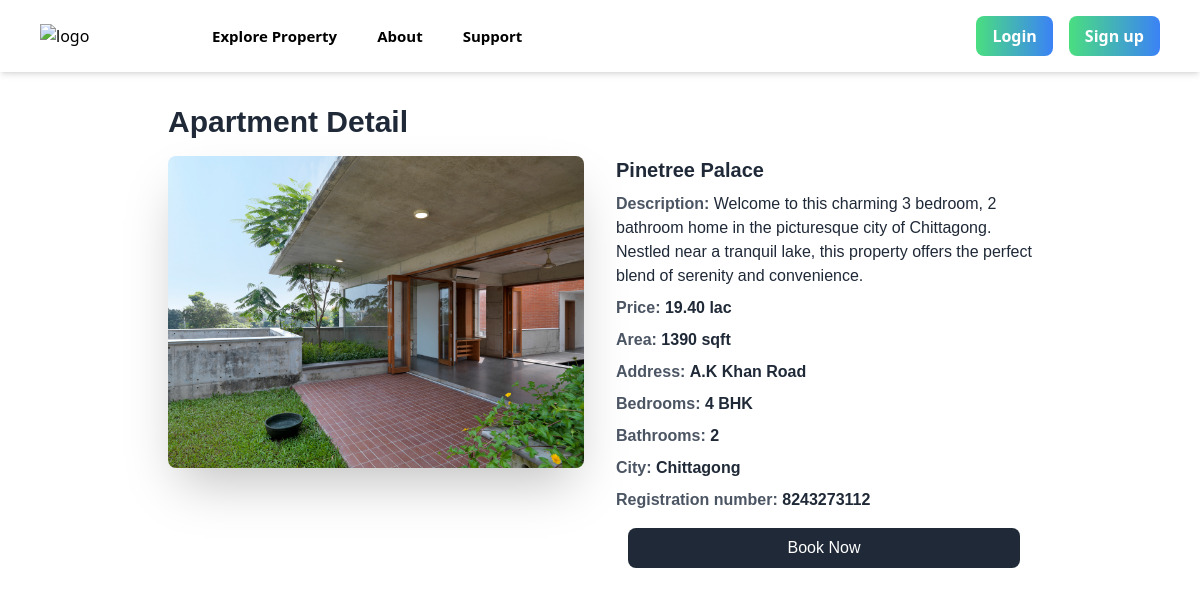
Page /apartment_detail/8/ on the committed database.
### propops/models.py (models this page shows, shortened)
class Apartment(models.Model):
    name = models.CharField(max_length=100)
    address = models.CharField(max_length=100)
    city = models.CharField(max_length=100)
    price = models.DecimalField(max_digits=10, decimal_places=2)
    description = models.TextField()
    sqft = models.IntegerField()
    bedrooms = models.IntegerField()
    bathrooms = models.IntegerField()
    registration_number = models.CharField(max_length=100)
    image = models.ImageField(upload_to='photos')

### propops/views.py (the view)
# urls.py: path('apartment_detail/<int:apartment_id>/', apartment_detail, name='apartment_detail'),
def apartment_detail(request, apartment_id):
    apartment = get_object_or_404(Apartment, pk=apartment_id)
    return render(request, 'apartmentdetail.html', {'apartment': apartment})

### templates/apartmentdetail.html (shortened to what this page needs)
{% extends 'base.html' %}
    {% block content %}
    <div class="max-w-4xl mx-auto px-4 py-8" style="font-family:'Titillium Web', sans-serif; font-optical-sizing: auto;">
        <h1 class="text-3xl font-bold text-gray-800 mb-4">Apartment Detail</h1>
        <div class="flex flex-col md:flex-row md:space-x-8">
            <div class="w-full md:w-1/2">
                <img src="{{ apartment.image.url }}" alt="Apartment Image" class="w-full h-auto rounded-lg shadow-2xl">
            </div>
            <div class="w-full md:w-1/2">
                <h2 class="text-xl font-semibold text-gray-800 mb-2">{{ apartment.name }}</h2>
                <p class="text-gray-600 mb-2 font-bold">Description: <span class="text-gray-800 font-medium">{{ apartment.description }}</span></p>
                <p class="text-gray-600 mb-2 font-bold">Price: <span class="text-gray-800 font-semibold">{{ apartment.price }} lac</span></p>
                <p class="text-gray-600 mb-2 font-bold">Area: <span class="text-gray-800 font-semibold">{{ apartment.sqft }} sqft</span></p>
                <p class="text-gray-600 mb-2 font-bold">Address: <span class="text-gray-800 font-semibold">{{ apartment.address }}</span></p>
                <p class="text-gray-600 mb-2 font-bold">Bedrooms: <span class="text-gray-800 font-semibold">{{ apartment.bedrooms }} BHK</span></p>
                <p class="text-gray-600 mb-2 font-bold">Bathrooms: <span class="text-gray-800 font-semibold">{{ apartment.bathrooms }}</span></p>
                <p class="text-gray-600 mb-2 font-bold">City: <span class="text-gray-800 font-semibold">{{ apartment.city }}</span></p>
                <p class="text-gray-600 mb-2 font-bold">Registration number: <span class="text-gray-800 font-semibold">{{ apartment.registration_number }}</span></p>
                <div class="flex justify-center mt-4">
                    <a href="{% url 'book_apartment' apartment.id %}" class="bg-gray-800 text-white py-2 px-40 rounded-lg hover:bg-gray-700 transition duration-300 ease-in-out">Book Now</a>
                </div>
            </div>
        </div>
    </div>
    {% endblock %}

### rows in the picture
Apartment: image (picture), name "Pinetree Palace", description "Welcome to this charming 3 bedroom, 2 bathroom home in the picturesque city of Chittagong. Nestled near a tranquil lake, this property offers the perfect blend of serenity and convenience.", price "19.40", sqft "1390", address "A.K Khan Road", bedrooms "4", bathrooms "2", city "Chittagong", registration_number "8243273112"
